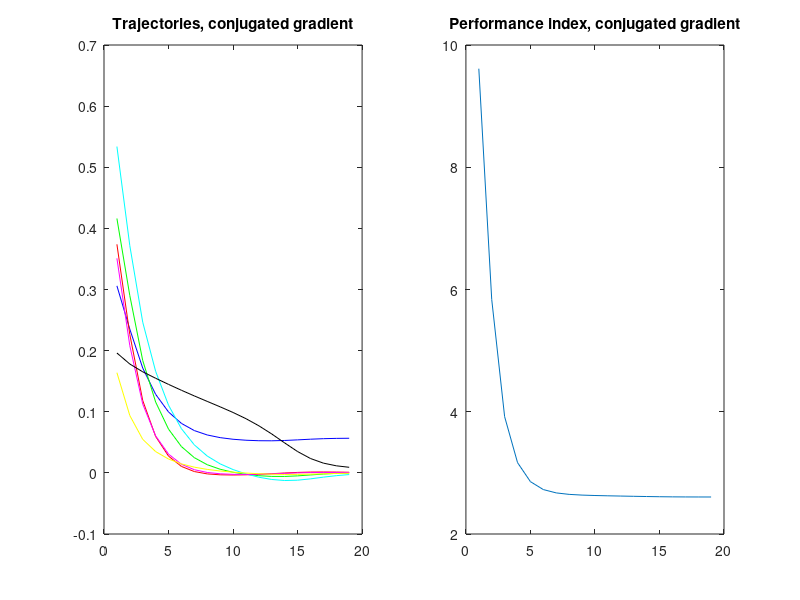

MATLAB code for this plot:
clear all

%% Init
K = 30;
N = 7;
eps = 0.25;

A = 0.6;
B = 0.9;
Q = 7;
H = 2;
F = 4;

u = zeros(K, N);
u(1, :) = [0.1, 0.4, 0.3, 0.5, 0.2, 0.1, 0.2];
x = zeros(K, N + 1);
x(:, 1) = 0.6;
p = zeros(1, N + 1);
b = zeros(1, N);
J = zeros(K, 1);
t = 0.01;

%% Algorithm
for iter = 1 : K
    for i = 2 : size(x, 2)
        x(iter, i) = A * x(iter, i - 1) ^ 2 + B * u(iter, i - 1);
    end
    p(end) = 2 * F * x(end) ^ 3;
    for i = N : -1 : 1
        p(i) = 2 * x(iter,i) * (Q + p(i + 1) * A);
    end
    b_old = b;
    for i = 1 : length(b)
        b(i) = 2 * H * u(iter, i) + B * p(i + 1);
    end
    if iter == 1
        d = -b;
    else
        d = -b + norm(b) ^ 2 / norm(b_old) ^ 2 * d;
    end
    J(iter) = sum(Q * x(iter, 1 : end - 1) .^ 2 + H * u(iter, :) .^ 2) + ...
              F / 2 * x(end) ^ 4;
    if norm(d) < eps
        break;
    end
    u(iter + 1, :) = u(iter, :) + t * d;
end

%% Plot
colors = ['b', 'g', 'r', 'c', 'm', 'y', 'k'];
figure;
subplot(1, 2, 1);
for i = 2 : N + 1
    plot(x(1 : iter, i), colors(i - 1));
    hold on;
end
title('Trajectories, conjugated gradient');
hold off;

subplot(1, 2, 2);
plot(J(1 : iter));
title('Performance index, conjugated gradient');